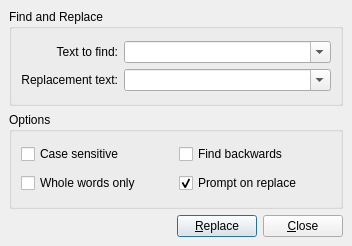
<ui version="4.0" >
 <author></author>
 <comment></comment>
 <exportmacro></exportmacro>
 <class>Replace</class>
 <widget class="QDialog" name="Replace" >
  <property name="geometry" >
   <rect>
    <x>0</x>
    <y>0</y>
    <width>352</width>
    <height>246</height>
   </rect>
  </property>
  <property name="windowTitle" >
   <string>Replace Text</string>
  </property>
  <layout class="QGridLayout" >
   <property name="margin" >
    <number>9</number>
   </property>
   <property name="spacing" >
    <number>6</number>
   </property>
   <item row="0" column="0" >
    <widget class="QGroupBox" name="groupBox" >
     <property name="title" >
      <string>Find and Replace</string>
     </property>
     <layout class="QGridLayout" >
      <property name="margin" >
       <number>9</number>
      </property>
      <property name="spacing" >
       <number>6</number>
      </property>
      <item row="0" column="0" >
       <layout class="QHBoxLayout" >
        <property name="margin" >
         <number>0</number>
        </property>
        <property name="spacing" >
         <number>6</number>
        </property>
        <item>
         <layout class="QVBoxLayout" >
          <property name="margin" >
           <number>0</number>
          </property>
          <property name="spacing" >
           <number>6</number>
          </property>
          <item>
           <widget class="QLabel" name="label" >
            <property name="text" >
             <string>Text to find:</string>
            </property>
            <property name="alignment" >
             <set>Qt::AlignRight|Qt::AlignTrailing|Qt::AlignVCenter</set>
            </property>
           </widget>
          </item>
          <item>
           <widget class="QLabel" name="label_2" >
            <property name="text" >
             <string>Replacement text:</string>
            </property>
            <property name="alignment" >
             <set>Qt::AlignRight|Qt::AlignTrailing|Qt::AlignVCenter</set>
            </property>
           </widget>
          </item>
         </layout>
        </item>
        <item>
         <layout class="QVBoxLayout" >
          <property name="margin" >
           <number>0</number>
          </property>
          <property name="spacing" >
           <number>6</number>
          </property>
          <item>
           <widget class="QComboBox" name="textFind" >
            <property name="sizePolicy" >
             <sizepolicy>
              <hsizetype>3</hsizetype>
              <vsizetype>0</vsizetype>
              <horstretch>0</horstretch>
              <verstretch>0</verstretch>
             </sizepolicy>
            </property>
            <property name="editable" >
             <bool>true</bool>
            </property>
           </widget>
          </item>
          <item>
           <widget class="QComboBox" name="textReplace" >
            <property name="sizePolicy" >
             <sizepolicy>
              <hsizetype>3</hsizetype>
              <vsizetype>0</vsizetype>
              <horstretch>0</horstretch>
              <verstretch>0</verstretch>
             </sizepolicy>
            </property>
            <property name="editable" >
             <bool>true</bool>
            </property>
           </widget>
          </item>
         </layout>
        </item>
       </layout>
      </item>
     </layout>
    </widget>
   </item>
   <item row="2" column="0" >
    <layout class="QHBoxLayout" >
     <property name="margin" >
      <number>0</number>
     </property>
     <property name="spacing" >
      <number>6</number>
     </property>
     <item>
      <spacer>
       <property name="orientation" >
        <enum>Qt::Horizontal</enum>
       </property>
       <property name="sizeHint" >
        <size>
         <width>40</width>
         <height>20</height>
        </size>
       </property>
      </spacer>
     </item>
     <item>
      <widget class="QPushButton" name="replace" >
       <property name="text" >
        <string>&amp;Replace</string>
       </property>
      </widget>
     </item>
     <item>
      <widget class="QPushButton" name="close" >
       <property name="text" >
        <string>&amp;Close</string>
       </property>
      </widget>
     </item>
    </layout>
   </item>
   <item row="1" column="0" >
    <widget class="QGroupBox" name="groupBox_3" >
     <property name="title" >
      <string>Options</string>
     </property>
     <layout class="QGridLayout" >
      <property name="margin" >
       <number>9</number>
      </property>
      <property name="spacing" >
       <number>6</number>
      </property>
      <item row="1" column="1" >
       <widget class="QCheckBox" name="prompt" >
        <property name="text" >
         <string>Prompt on replace</string>
        </property>
        <property name="checked" >
         <bool>true</bool>
        </property>
       </widget>
      </item>
      <item row="1" column="0" >
       <widget class="QCheckBox" name="wholeWords" >
        <property name="text" >
         <string>Whole words only</string>
        </property>
       </widget>
      </item>
      <item row="0" column="0" >
       <widget class="QCheckBox" name="caseSensitive" >
        <property name="text" >
         <string>Case sensitive</string>
        </property>
       </widget>
      </item>
      <item row="0" column="1" >
       <widget class="QCheckBox" name="backwards" >
        <property name="text" >
         <string>Find backwards</string>
        </property>
       </widget>
      </item>
     </layout>
    </widget>
   </item>
  </layout>
 </widget>
 <pixmapfunction></pixmapfunction>
 <resources/>
 <connections>
  <connection>
   <sender>close</sender>
   <signal>clicked()</signal>
   <receiver>Replace</receiver>
   <slot>reject()</slot>
   <hints>
    <hint type="sourcelabel" >
     <x>289</x>
     <y>224</y>
    </hint>
    <hint type="destinationlabel" >
     <x>39</x>
     <y>244</y>
    </hint>
   </hints>
  </connection>
 </connections>
</ui>
